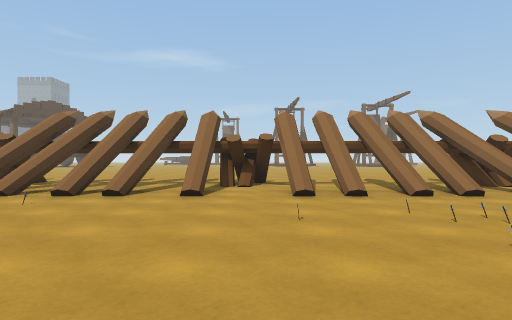
view 1 (above)

20 first-person views from a walk through a scene from a Unity 3-D project. The camera is 1.2 m above the floor, looks level and sees 75° across. The floor is counted in squares, 2 m on a side. Each view is taken from the middle of a square. On the plan, view 1 faces up. The plan holds only what a view shows up to about 10 squares ahead; the rest is blank. The place goes on beyond the plan. Some animated figures are not drawn.

view 2
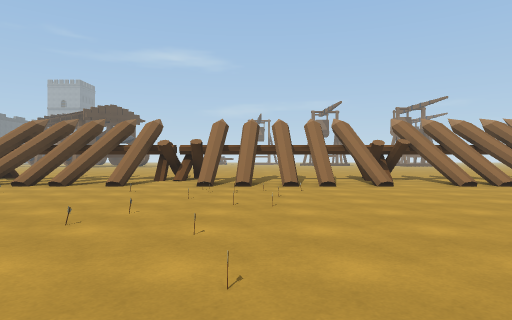

view 3
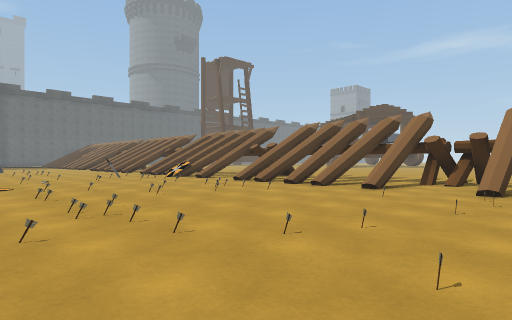

view 4
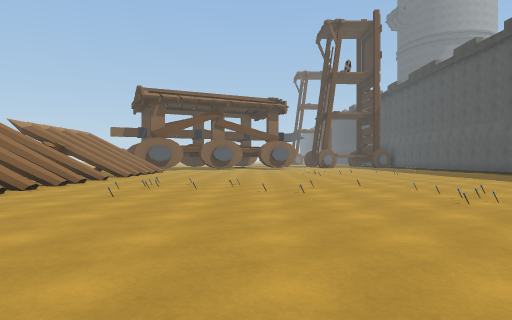

view 5
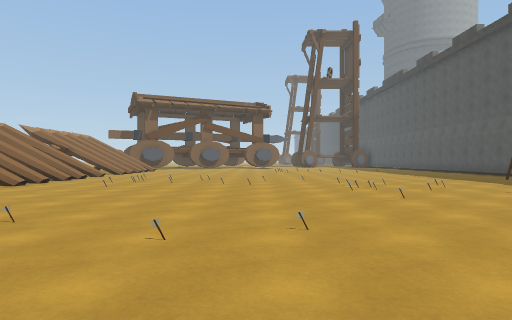

view 6
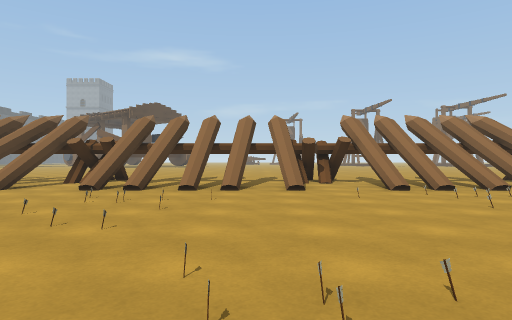

view 7
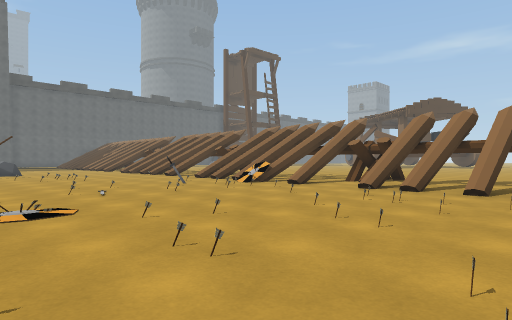

view 8
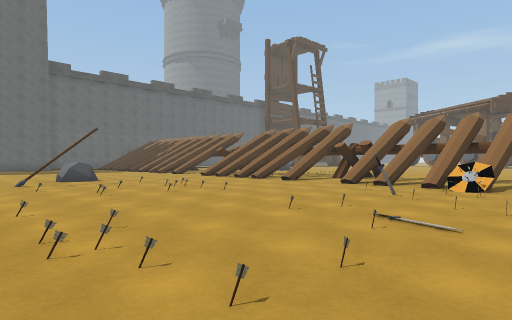

view 9
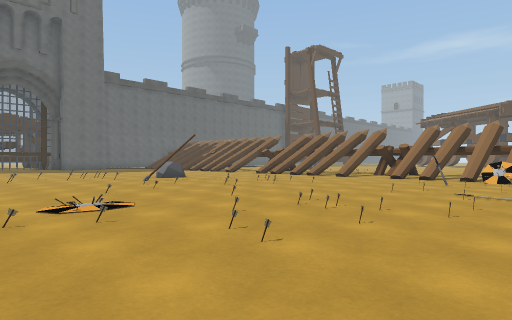

view 10
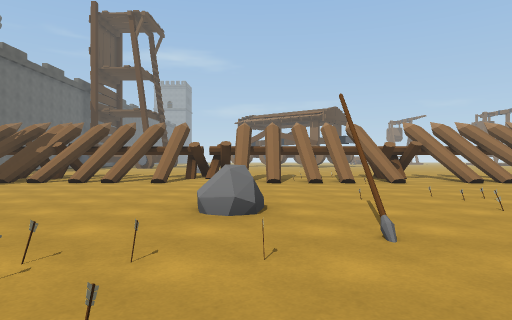

view 11
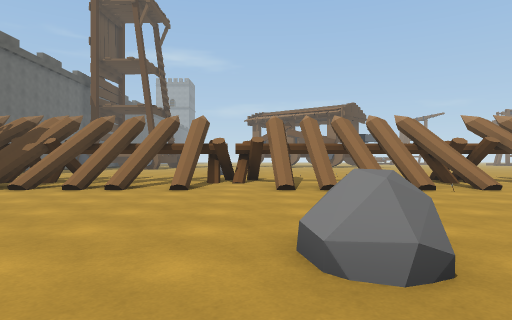

view 12
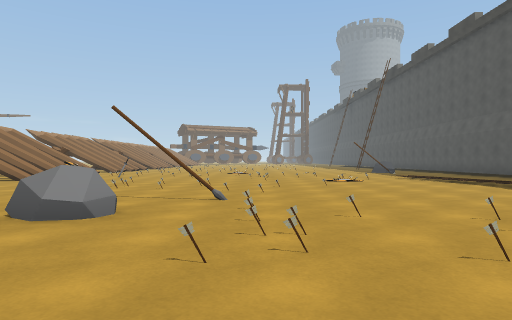

view 13
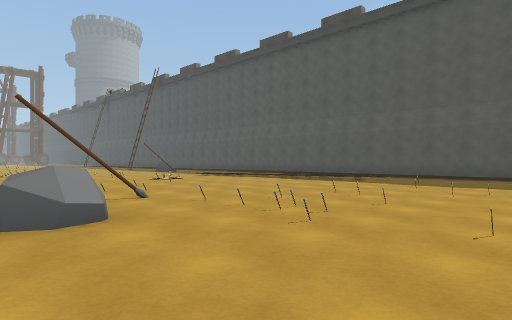

view 14
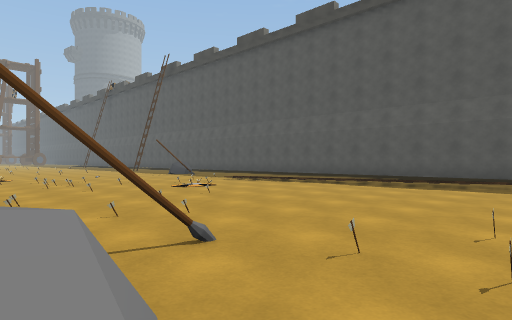

view 15
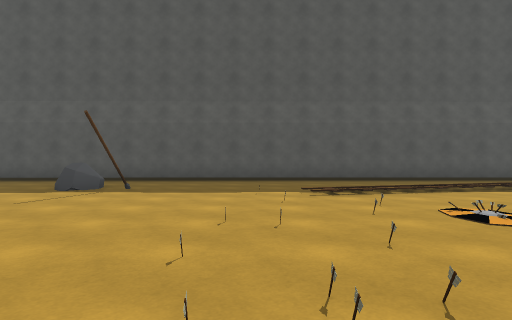

view 16
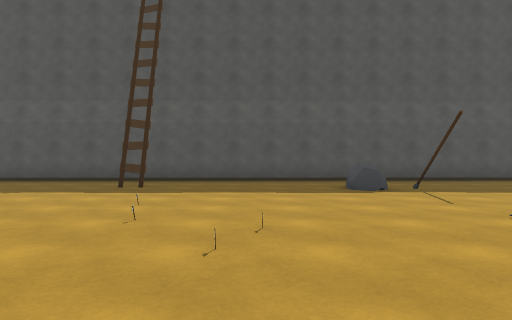

view 17
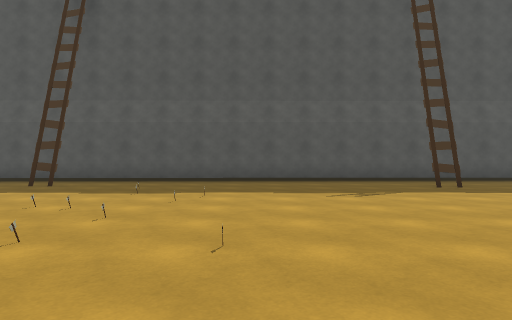

view 18
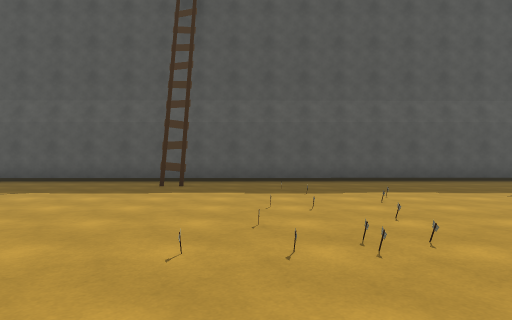

view 19
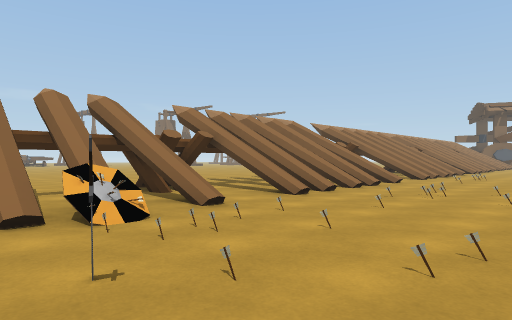

view 20
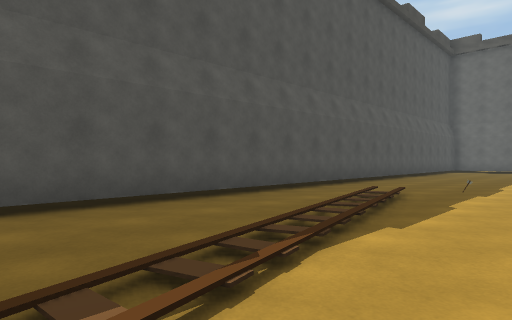

### Floor plan
Key: @ floor where view 1 was taken; # wall or solid block; x gap in a wall; . main floor; : floor 0.75 m higher than the main floor; / step, stairs or slope; = window, fence, low wall or low ledge; ^ raised ledge; v drop or lower ground; T thing the floor can be seen under or through; S shield; W sword.
Columns run from 27 left of view 1 to 5 right of it. Each row starts with its distance up from view 1.
 13              ..
 12              ..
 11              .
 10             ..  ..  ..      .....
  9   ##    ##. ..##....#^...  #....#
  8   #^    ###  T###   ##   ####   #
  7  .v.### #.# TT#.#####. ###/.#####
  6 #x..###.=.#.TS#.#.#.#.:#=//.=##//
  5 .................................
  4 ............W....................
  3 .................................
  2 .................................
  1 ....^............................
  0 .....#.....................@.....
 -1 .................................
 -2 .................................
 -3  ................................
 -4  ................................
 -5  ................................
 -6 .........///...#.................
 -7 ..../////.......^....#...........
 -8 ..../.........................#..
 -9 .................................
-10 #################################

Positions as (right, up) in squares from view 1, and headings:
1: (0, 0), facing up
2: (-4, -2), facing up
3: (-4, -1), facing up-left
4: (-5, 1), facing right
5: (-7, 0), facing right
6: (-8, -1), facing up
7: (-8, -1), facing up-left
8: (-13, -2), facing up-left
9: (-13, -5), facing up-left
10: (-23, -3), facing up
11: (-24, -1), facing up
12: (-27, -1), facing right
13: (-27, 2), facing down-right
14: (-24, 1), facing down-right
15: (-15, 0), facing down
16: (-9, 0), facing down
17: (-2, 0), facing down
18: (1, 0), facing down
19: (-16, 2), facing up-right
20: (-17, -5), facing down-left
